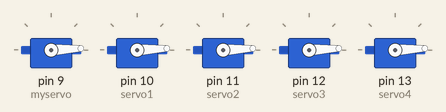
Simulated run of this sketch. Board: Arduino Uno, built with avr-gcc and run on an emulated ATmega328P. On the bench: 5 × servo.

Above: at 0.05 s.
At 0.4 s:
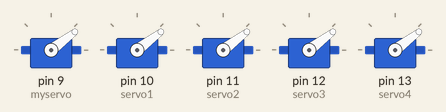
At 0.8 s:
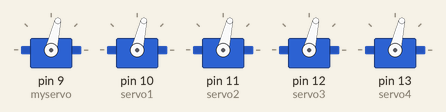
At 1.15 s:
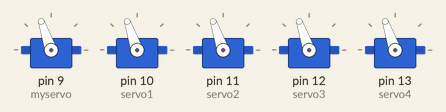
At 1.55 s:
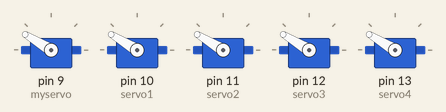
At 3.1 s:
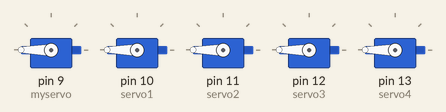
Timing chart, 0 to 7.2 s (numbered marks = the images above):
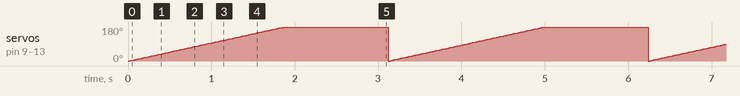

The sketch:

simpleWave.ino
```cpp
#include <Servo.h>

Servo myservo;
Servo servo1;
Servo servo2;
Servo servo3;
Servo servo4;
 // create servo object to control a servo
// twelve servo objects can be created on most boards

int pos = 0;    // variable to store the servo position
int pos2 = 30;

void setup() {
  myservo.attach(9);  // attaches the servo on pin 9 to the servo object
  servo1.attach(10);
  servo2.attach(11);
  servo3.attach(12);
  servo4.attach(13);
}

void loop() {
  for (pos = 0; pos <= 300; pos += 1) { // goes from 0 degrees to 180 degrees
    // in steps of 1 degree
    myservo.write(pos);
    servo1.write(pos);
    servo2.write(pos);
    servo3.write(pos);
    servo4.write(pos);
    delay(10);
  }
}
```

Measured:
- by itself, servo on pin 9 (myservo), servo on pin 10 (servo1), servo on pin 11 (servo2), servo on pin 12 (servo3), servo on pin 13 (servo4): ramps from 0° to 180° and jumps back, once every 3.1 s
